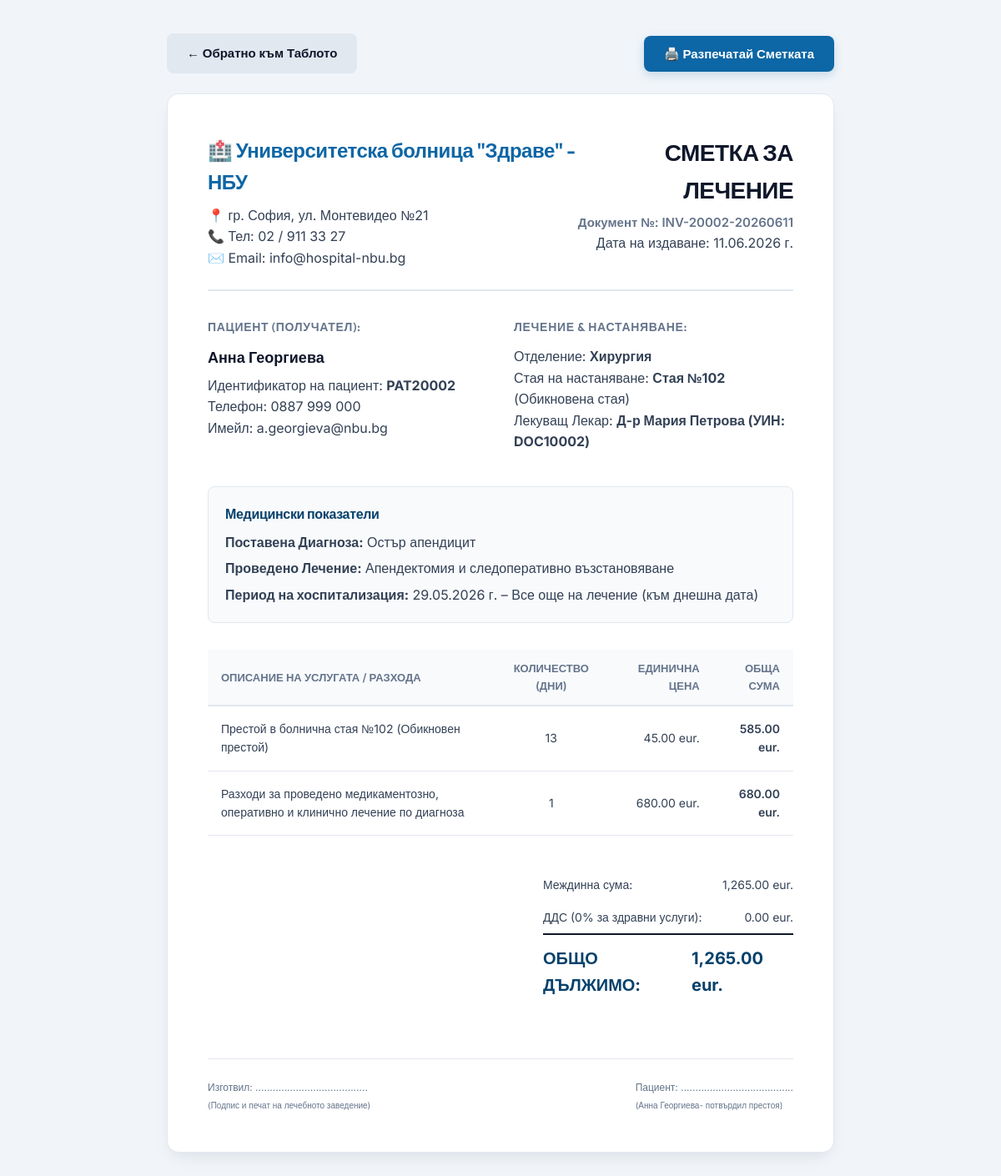
Screenshot of /pages/bill.php?patient_id=2 (signed in) with the database file from the repository.
### tables this page shows
CREATE TABLE IF NOT EXISTS `hospital_info` (
    `id`      INT AUTO_INCREMENT PRIMARY KEY,
    `name`    VARCHAR(100) NOT NULL COMMENT 'Име на лечебното заведение',
    `address` VARCHAR(255) NOT NULL COMMENT 'Точен адрес'
);

CREATE TABLE IF NOT EXISTS `patients` (
    `id`                    INT AUTO_INCREMENT PRIMARY KEY,
    `user_id`               INT UNIQUE DEFAULT NULL COMMENT 'Профил за портала за пациенти',
    `unique_patient_number` VARCHAR(20) UNIQUE NOT NULL COMMENT 'Уникален номер на пациента (ЕГН/ЛНЧ)',
    `first_name`            VARCHAR(50) NOT NULL,
    `last_name`             VARCHAR(50) NOT NULL,
    `phone`                 VARCHAR(20) NOT NULL,
    `email`                 VARCHAR(100) NOT NULL,
    `illness`               VARCHAR(255) NOT NULL COMMENT 'Диагноза',
    `treatment`             TEXT NOT NULL COMMENT 'Назначено лечение',
    `doctor_id`             INT DEFAULT NULL COMMENT 'Лекуващ лекар',
    `department_id`         INT DEFAULT NULL COMMENT 'Отделение',
    `room_id`               INT DEFAULT NULL COMMENT 'Стая, в която е настанен',
    `admission_date`        DATE NOT NULL COMMENT 'Дата на приемане',
    `discharge_date`        DATE DEFAULT NULL COMMENT 'Дата на изписване',
    `status`                ENUM('admitted', 'cured') NOT NULL DEFAULT 'admitted',
    `treatment_cost`        DECIMAL(10,2) NOT NULL DEFAULT 0.00,
    FOREIGN KEY (`user_id`) REFERENCES `users`(`id`) ON DELETE SET NULL,
    FOREIGN KEY (`doctor_id`) REFERENCES `doctors`(`id`) ON DELETE SET NULL,
    FOREIGN KEY (`department_id`) REFERENCES `departments`(`id`) ON DELETE SET NULL,
    FOREIGN KEY (`room_id`) REFERENCES `rooms`(`id`) ON DELETE SET NULL
);

CREATE TABLE IF NOT EXISTS `departments` (
    `id`             INT AUTO_INCREMENT PRIMARY KEY,
    `name`           VARCHAR(100) NOT NULL COMMENT 'Наименование на отделението',
    `head_doctor_id` INT DEFAULT NULL COMMENT 'ID на лекаря, който е началник на отделението'
);

CREATE TABLE IF NOT EXISTS `rooms` (
    `id`            INT AUTO_INCREMENT PRIMARY KEY,
    `room_number`   VARCHAR(10) UNIQUE NOT NULL COMMENT 'Уникален номер на стаята',
    `type`          ENUM('regular', 'operating', 'icu') NOT NULL COMMENT 'Тип на стаята (обикновена, операционна, интензивно)',
    `capacity`      INT NOT NULL COMMENT 'Брой легла',
    `price_per_day` DECIMAL(10,2) NOT NULL DEFAULT 50.00 COMMENT 'Цена на ден в EUR'
);

CREATE TABLE IF NOT EXISTS `doctors` (
    `id`                INT AUTO_INCREMENT PRIMARY KEY,
    `user_id`           INT UNIQUE DEFAULT NULL COMMENT 'Връзка към профила за вход',
    `unique_doc_number` VARCHAR(20) UNIQUE NOT NULL COMMENT 'Уникален идентификационен номер (УИН)',
    `first_name`        VARCHAR(50) NOT NULL,
    `last_name`         VARCHAR(50) NOT NULL,
    `phone`             VARCHAR(20) NOT NULL,
    `email`             VARCHAR(100) NOT NULL,
    `qualification`     VARCHAR(100) NOT NULL COMMENT 'Специалност и титла',
    `department_id`     INT DEFAULT NULL COMMENT 'Към кое отделение принадлежи',
    FOREIGN KEY (`user_id`) REFERENCES `users`(`id`) ON DELETE SET NULL,
    FOREIGN KEY (`department_id`) REFERENCES `departments`(`id`) ON DELETE SET NULL
);

### pages/bill.php (the view, shortened to what this page needs)
<?php
require_once '../config/db.php';
$patientId = intval($_GET['patient_id'] ?? 0);
try {
    $stmt = $pdo->prepare("SELECT p.*, doc.first_name as doc_first, doc.last_name as doc_last, doc.unique_doc_number, dept.name as dept_name, r.room_number, r.price_per_day, r.type as room_type FROM patients p LEFT JOIN doctors doc ON p.doctor_id = doc.id LEFT JOIN departments dept ON p.department_id = dept.id LEFT JOIN rooms r ON p.room_id = r.id WHERE p.id = ?");
    $stmt->execute([$patientId]);
    $patient = $stmt->fetch();
    $adm = new DateTime($patient['admission_date']);
    $dis = $patient['discharge_date'] ? new DateTime($patient['discharge_date']) : new DateTime();
    $days = $adm->diff($dis)->days;
    $roomRate = floatval($patient['price_per_day'] ?? 40.00);
    $roomSubtotal = $days * $roomRate;
    $treatmentCost = floatval($patient['treatment_cost'] ?? 0.00);
    $totalBill = $roomSubtotal + $treatmentCost;
    $hospitalStmt = $pdo->query("SELECT * FROM hospital_info LIMIT 1");
    $hospital = $hospitalStmt->fetch() ?: ['name' => 'Университетска болница - НБУ', 'address' => 'ул. Монтевидео 21'];
} catch (Exception $e) {
    die("Грешка в базата данни: " . $e->getMessage());
}
?>
<!DOCTYPE html>
<html lang="bg">
<head>
    <link rel="stylesheet" href="../css/style.css">
</head>
<body>
    <div style="max-width: 800px; margin: 0 auto; margin-bottom: 24px;">
        <div style="display:flex; justify-content:space-between; align-items:center;">
            <a href="dashboard.php" class="btn btn-secondary">← Обратно към Таблото</a>
            <button class="btn btn-primary" onclick="window.print()">🖨️ Разпечатай Сметката</button>
        </div>
    </div>
    <div class="bill-invoice">
        <div class="bill-header">
            <div class="bill-hospital-details">
                <h2>🏥 <?php echo htmlspecialchars($hospital['name']); ?></h2>
                <p>📍 <?php echo htmlspecialchars($hospital['address']); ?></p>
                <p>📞 Тел: 02 / 911 33 27</p>
                <p>✉️ Email: info@hospital-nbu.bg</p>
            </div>
            <div class="bill-meta">
                <h1 class="bill-title">СМЕТКА ЗА ЛЕЧЕНИЕ</h1>
                <p class="bill-number">Документ №: <?php echo str_replace('PAT', 'INV-', $patient['unique_patient_number']) . '-' . date('Ymd'); ?></p>
                <p>Дата на издаване: <?php echo date('d.m.Y г.'); ?></p>
            </div>
        </div>
        <div class="bill-grid">
            <div>
                <h4 class="bill-section-title">Пациент (Получател):</h4>
                <div class="bill-party-name"><?php echo htmlspecialchars($patient['first_name'] . ' ' . $patient['last_name']); ?></div>
                <p>Идентификатор на пациент: <strong><?php echo htmlspecialchars($patient['unique_patient_number']); ?></strong></p>
                <p>Телефон: <?php echo htmlspecialchars($patient['phone']); ?></p>
                <p>Имейл: <?php echo htmlspecialchars($patient['email'] ?: 'Липсва'); ?></p>
            </div>
            <div>
                <h4 class="bill-section-title">Лечение & Настаняване:</h4>
                <p>Отделение: <strong><?php echo htmlspecialchars($patient['dept_name'] ?? 'Не е зачислен'); ?></strong></p>
                <p>Стая на настаняване: <strong>Стая №<?php echo htmlspecialchars($patient['room_number'] ?? 'Липсва'); ?></strong> (<?php
                    $rmTypes = ['regular'=>'Обикновена стая', 'icu'=>'Интензивни грижи', 'operating'=>'Операционен сектор'];
                    echo $rmTypes[$patient['room_type']] ?? $patient['room_type'];
                ?>)</p>
                <p>Лекуващ Лекар: <strong><?php echo htmlspecialchars($patient['doc_first'] . ' ' . $patient['doc_last'] . ' (УИН: ' . $patient['unique_doc_number'] . ')'); ?></strong></p>
            </div>
        </div>
        <div style="background-color: #f8fafc; padding: 20px; border-radius: 8px; margin-bottom: 32px; border: 1px solid var(--border-color);">
            <h4 style="margin-bottom: 8px; color: var(--primary-dark); font-family: var(--font-heading);">Медицински показатели</h4>
            <p><strong>Поставена Диагноза:</strong> <?php echo htmlspecialchars($patient['illness']); ?></p>
            <p style="margin-top:6px;"><strong>Проведено Лечение:</strong> <?php echo htmlspecialchars($patient['treatment']); ?></p>
            <p style="margin-top:6px;"><strong>Период на хоспитализация:</strong> <?php echo date('d.m.Y', strtotime($patient['admission_date'])); ?> г. – <?php echo $patient['discharge_date'] ? date('d.m.Y', strtotime($patient['discharge_date'])) . ' г.' : 'Все още на лечение (към днешна дата)'; ?></p>
        </div>
        <table class="bill-table">
            <thead>
                <tr>
                    <th>Описание на услугата / разхода</th>
                    <th style="text-align:center;">Количество (Дни)</th>
                    <th style="text-align:right;">Единична Цена</th>
                    <th style="text-align:right;">Обща сума</th>
                </tr>
            </thead>
            <tbody>
                <tr>
                    <td>Престой в болнична стая №<?php echo htmlspecialchars($patient['room_number']); ?> (<?php echo $patient['room_type'] === 'icu' ? 'Интензивно отделение' : 'Обикновен престой'; ?>)</td>
                    <td style="text-align:center;"><?php echo $days; ?></td>
                    <td style="text-align:right;"><?php echo number_format($roomRate, 2); ?> eur.</td>
                    <td style="text-align:right; font-weight:600;"><?php echo number_format($roomSubtotal, 2); ?> eur.</td>
                </tr>
                <tr>
                    <td>Разходи за проведено медикаментозно, оперативно и клинично лечение по диагноза</td>
                    <td style="text-align:center;">1</td>
                    <td style="text-align:right;"><?php echo number_format($treatmentCost, 2); ?> eur.</td>
                    <td style="text-align:right; font-weight:600;"><?php echo number_format($treatmentCost, 2); ?> eur.</td>
                </tr>
            </tbody>
        </table>
        <div class="bill-total-section">
            <div class="bill-total-box">
                <div class="bill-total-row">
                    <span>Междинна сума:</span>
                    <span><?php echo number_format($totalBill, 2); ?> eur.</span>
                </div>
                <div class="bill-total-row">
                    <span>ДДС (0% за здравни услуги):</span>
                    <span>0.00 eur.</span>
                </div>
                <div class="bill-total-row grand-total">
                    <span>ОБЩО ДЪЛЖИМО:</span>
                    <span><?php echo number_format($totalBill, 2); ?> eur.</span>
                </div>
            </div>
        </div>
        <div style="margin-top: 64px; border-top: 1px solid var(--border-color); padding-top: 24px; font-size: 12px; color: var(--text-muted); display:flex; justify-content:space-between;">
            <div>
                <p>Изготвил: .......................................</p>
                <p style="font-size:10px; margin-top:4px;">(Подпис и печат на лечебното заведение)</p>
            </div>
            <div>
                <p>Пациент: .......................................</p>
                <p style="font-size:10px; margin-top:4px;">(<?php echo htmlspecialchars($patient['first_name'] . ' ' . $patient['last_name']); ?>- потвърдил престоя)</p>
            </div>
        </div>
    </div>
</body>
</html>

### css/style.css (style rules this page uses)
:root { --font-heading: 'Outfit', sans-serif; --font-body: 'Inter', sans-serif; --primary-h: 205; --primary: hsl(var(--primary-h), 85%, 35%); --primary-light: hsl(var(--primary-h), 85%, 95%); --primary-dark: hsl(var(--primary-h), 90%, 22%); --primary-glow: hsla(var(--primary-h), 85%, 35%, 0.15); --accent-h: 145; --accent: hsl(var(--accent-h), 75%, 38%); --accent-light: hsl(var(--accent-h), 70%, 93%); --warning-h: 38; --warning: hsl(var(--warning-h), 90%, 42%); --warning-light: hsl(var(--warning-h), 90%, 94%); --danger-h: 355; --danger: hsl(var(--danger-h), 85%, 45%); --danger-light: hsl(var(--danger-h), 85%, 95%); --bg-base: #f8fafc; --bg-surface: #ffffff; --text-main: #0f172a; --text-muted: #64748b; --border-color: #e2e8f0; --radius-sm: 8px; --radius-md: 14px; --radius-lg: 24px; --shadow-sm: 0 2px 4px rgba(0, 0, 0, 0.02); --shadow-md: 0 10px 25px -5px rgba(15, 23, 42, 0.05), 0 8px 16px -6px rgba(15, 23, 42, 0.05); --shadow-lg: 0 20px 40px -15px rgba(15, 23, 42, 0.08); --transition: all 0.3s cubic-bezier(0.4, 0, 0.2, 1); }
* { margin: 0; padding: 0; box-sizing: border-box; }
body { font-family: var(--font-body); background-color: var(--bg-base); color: var(--text-main); line-height: 1.6; overflow-x: hidden; }
h1, h2, h3, h4, h5, h6 { font-family: var(--font-heading); font-weight: 600; letter-spacing: -0.02em; }
a { color: var(--primary); text-decoration: none; transition: var(--transition); }
.btn { display: inline-flex; align-items: center; justify-content: center; padding: 12px 24px; font-family: var(--font-body); font-size: 15px; font-weight: 600; border-radius: var(--radius-sm); border: none; cursor: pointer; transition: var(--transition); gap: 8px; }
.btn-primary { background-color: var(--primary); color: #ffffff; box-shadow: 0 4px 12px hsla(var(--primary-h), 85%, 35%, 0.2); }
.btn-secondary { background-color: var(--border-color); color: var(--text-main); }
.bill-invoice { background-color: white; border-radius: var(--radius-md); box-shadow: var(--shadow-md); border: 1px solid var(--border-color); padding: 48px; max-width: 800px; margin: 0 auto; color: #334155; }
.bill-header { display: flex; justify-content: space-between; border-bottom: 2px solid var(--border-color); padding-bottom: 24px; margin-bottom: 32px; }
.bill-hospital-details h2 { color: var(--primary); font-size: 24px; margin-bottom: 8px; }
.bill-meta { text-align: right; }
.bill-title { font-family: var(--font-heading); font-size: 28px; font-weight: 750; color: var(--text-main); }
.bill-number { font-size: 15px; color: var(--text-muted); font-weight: 600; margin-top: 4px; }
.bill-grid { display: grid; grid-template-columns: 1fr 1fr; gap: 32px; margin-bottom: 40px; }
.bill-section-title { font-family: var(--font-heading); font-size: 14px; color: var(--text-muted); text-transform: uppercase; letter-spacing: 0.05em; margin-bottom: 12px; font-weight: 600; }
.bill-party-name { font-size: 18px; font-weight: 700; color: var(--text-main); margin-bottom: 6px; }
.bill-table { width: 100%; border-collapse: collapse; margin-bottom: 40px; }
.bill-table th { background-color: #f8fafc; border-bottom: 2px solid var(--border-color); padding: 12px 16px; text-align: left; font-weight: 600; font-size: 13px; text-transform: uppercase; color: #64748b; }
.bill-table td { padding: 16px; border-bottom: 1px solid var(--border-color); font-size: 14px; }
.bill-total-section { display: flex; justify-content: flex-end; }
.bill-total-box { width: 300px; }
.bill-total-row { display: flex; justify-content: space-between; padding: 8px 0; font-size: 14px; }
.bill-total-row.grand-total { border-top: 2px solid var(--text-main); padding-top: 12px; font-size: 20px; font-weight: 700; color: var(--primary-dark); }

### pages/bill.php (style rules this page uses)
body { background-color: #f1f5f9; padding: 40px 20px; }

### rows the page displays
hospital_info: name "Университетска болница \"Здраве\" - НБУ", address "гр. София, ул. Монтевидео №21"
patients: unique_patient_number "INV-20002", first_name+last_name "Анна Георгиева", unique_patient_number "PAT20002", phone "0887 999 000", email "a.georgieva@nbu.bg", department.name "Хирургия", room.room_number "102", room.type "Обикновена стая", doctor.unique_doc_number "Д-р Мария Петрова (УИН: DOC10002)", illness "Остър апендицит", treatment "Апендектомия и следоперативно възстановяване", admission_date "29.05.2026", days "13", room.price_per_day "45.00", roomSubtotal "585.00", treatment_cost "680.00", totalBill "1,265.00"
